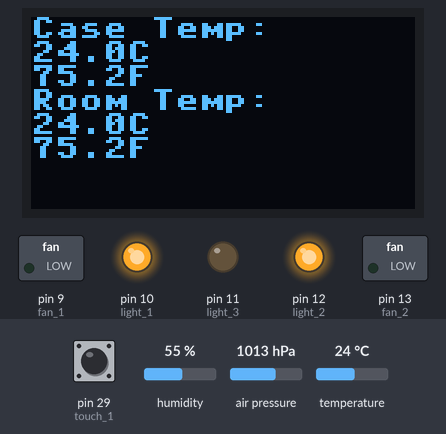
A program run on a simulated MicroPython board. On the bench: 128×64 one-colour display, switched loads named in the program (green lamp = pin HIGH), output pins drawn as LEDs (lit = HIGH). The test bench sets the inputs (shaded band); at power-on: temperature 24 °C, pin 29 (touch_1) HIGH, humidity 55 %, air pressure 1013 hPa. Library files of the repository ran but are not shown: bmp280.py, ssd1306.py; what the program prints to the serial console is not drawn.

Above: at 6.2 s.
At 7.3 s:
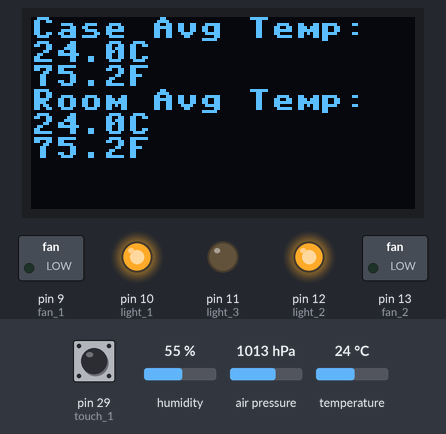
7.4 s: temperature set to 20.6 °C
At 8.5 s:
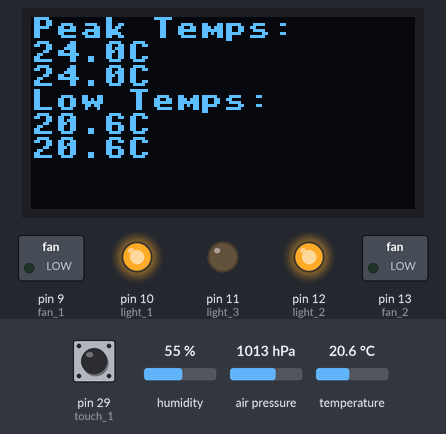
11.5 s: temperature set to 19.3 °C
At 16.0 s:
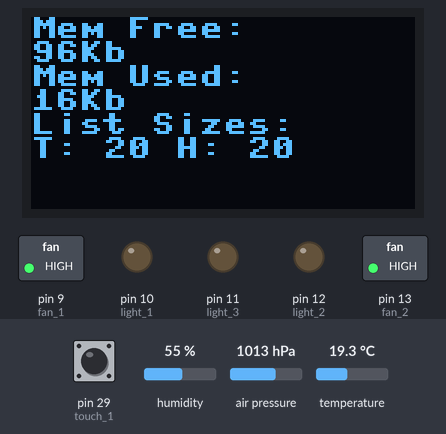
Timing chart, 0 to 17.5 s (numbered marks = the images above; inputs shaded):
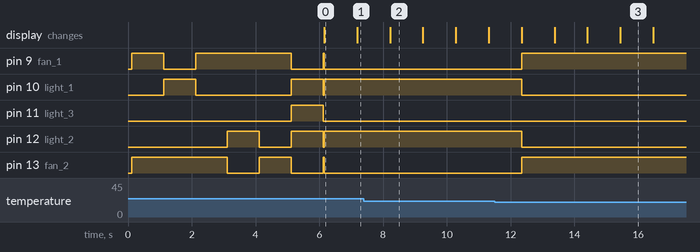

Measured:
- the behaviour switches between 20 and 19.9 °C on temperature (found by bisection; images 2 and 3)
- after the input at 11.5 s, pin 9 (fan_1), pin 13 (fan_2): LOW → HIGH after 0.85 s; pin 10 (light_1), pin 12 (light_2): HIGH → LOW after 0.85 s
- what the display in image 0 shows lasts 1.0 s, from 6.2 s to 7.2 s

The program:

tempmon_2.py
```python
from machine import Pin, SoftI2C, PWM
from bmp280 import BMP280
from ahtxx import AHT20
from time import sleep
import ssd1306
import gc

screeni2c = SoftI2C(sda=Pin(0), scl=Pin(1), freq=400000)
display = ssd1306.SSD1306_I2C(128, 64, screeni2c)

temp_in = SoftI2C(sda=Pin(2), scl=Pin(3), freq=400000)
aht_in = AHT20(temp_in)
bmp_in = BMP280(temp_in, addr=0x77)

temp_out = SoftI2C(sda=Pin(4), scl=Pin(5), freq=400000)
aht_out = AHT20(temp_out)
bmp_out = BMP280(temp_out, addr=0x77)

fan_1 = Pin(9, Pin.OUT)
fan_2 = Pin(13, Pin.OUT)

light_1 = Pin(10, Pin.OUT)
light_2 = Pin(12, Pin.OUT)
light_3 = Pin(11, Pin.OUT)

fan_1.value(1)
fan_2.value(1)

light_1.value(0)
light_2.value(0)
light_3.value(0)

# Limit list size to prevent memory overflow
MAX_AVG_SAMPLES = 100

temp_avg_in = []
hum_avg_in = []

temp_avg_out = []
hum_avg_out = []

peak_temp_in = 0
peak_temp_out = 0
peak_hum_in = 0
peak_hum_out = 0

low_temp_in = 1000
low_temp_out = 1000
low_hum_in = 1000
low_hum_out = 1000

fan_on_threshhold = 20
alt_fan_on_threshhold = 20

wait = 1.0  # Changed from 0.0001 to 1 second
time = 0

pos = 0

touch_1 = Pin(29, Pin.IN, Pin.PULL_UP)
touch_2 = Pin(28, Pin.IN, Pin.PULL_UP)

def change_state(pins, state):
    i = 0
    while i <= len(pins) - 1:
        pins[i].value(state)
        print("turning to ", state)
        i += 1

def scrprint(string, x, y):
    display.text(string, x, y, 1)

def screrase(string, x, y):
    display.text(string, x, y, 0)

def scrclear():
    display.fill(0)
    display.show()

def get_stat(aht, bmp, cur_peak_temp, cur_peak_hum, cur_low_temp, cur_low_hum):

    peak_temp = 0
    peak_hum = 0
    low_temp = 0
    low_hum = 0
    cur_temp = (aht.temperature + bmp.temperature) / 2
    cur_hum = aht.relative_humidity
    cur_pres = bmp.pressure / 100
    if cur_temp > float(cur_peak_temp):
        peak_temp = cur_temp
        peak_temp = round(peak_temp, 2)
    else:
        peak_temp = float(cur_peak_temp)


    if cur_hum > float(cur_peak_hum):
        peak_hum = cur_hum
        peak_hum = round(peak_hum, 2)
    else:
        peak_hum = float(cur_peak_hum)

    if cur_temp < float(cur_low_temp):
        low_temp = cur_temp
        low_temp = round(low_temp, 2)
    else:
        low_temp = float(cur_low_temp)


    if cur_hum < float(cur_low_hum):
        low_hum = cur_hum
        low_hum = round(low_hum, 2)
    else:
        low_hum = float(cur_low_hum)

    cur_temp = round(cur_temp, 2)
    cur_hum = round(cur_hum, 2)
    cur_pres = round(cur_pres, 2)
    return str(cur_temp), str(cur_hum), str(cur_pres), str(peak_temp), str(peak_hum), str(low_temp), str(low_hum)


def display_temperature():
    scrprint("Case Temp:", 0, 0)
    scrprint(temp_in + "C", 0, 8)
    scrprint(str((float(temp_in) * 1.8) + 32) + "F", 0, 16)
    scrprint("Room Temp:", 0, 24)
    scrprint(temp_out + "C", 0, 32)
    scrprint(str((float(temp_out) * 1.8) + 32) + "F", 0, 40)

def display_temp_avg():
    if len(temp_avg_in) > 0 and len(temp_avg_out) > 0:
        temp_trend_in = str(round(sum(temp_avg_in) / len(temp_avg_in), 2))
        temp_trend_out = str(round(sum(temp_avg_out) / len(temp_avg_out), 2))

        scrprint("Case Avg Temp:", 0, 0)
        scrprint(temp_trend_in + "C", 0, 8)
        scrprint(str(((float(temp_trend_in) * 1.8)+ 32)) + "F", 0, 16)
        scrprint("Room Avg Temp:", 0, 24)
        scrprint(temp_trend_out + "C", 0, 32)
        scrprint(str(((float(temp_trend_out) * 1.8) + 32)) + "F", 0, 40)
    else:
        scrprint("Collecting data...", 0, 0)

def display_humidity():
    scrprint("Case Humidity:", 0, 0)
    scrprint(hum_in + "%", 0, 8)
    scrprint("Room Humidity:", 0, 24)
    scrprint(hum_out + "%", 0, 32)

def display_hum_avg():
    if len(hum_avg_in) > 0 and len(hum_avg_out) > 0:
        hum_trend_in = str(round(sum(hum_avg_in) / len(hum_avg_in), 2))
        hum_trend_out = str(round(sum(hum_avg_out) / len(hum_avg_out), 2))

        scrprint("Case Avg Hum:", 0, 0)
        scrprint(hum_trend_in + "%", 0, 8)
        scrprint("Room Avg Hum:", 0, 24)
        scrprint(hum_trend_out + "%", 0, 32)
    else:
        scrprint("Collecting data...", 0, 0)

def display_peak_temp():
    scrprint("Peak Temps:", 0, 0)
    scrprint(peak_temp_in + "C", 0, 8)
    scrprint(peak_temp_out + "C", 0, 16)
    scrprint("Low Temps:", 0, 24)
    scrprint(low_temp_in + "C", 0, 32)
    scrprint(low_temp_out + "C", 0, 40)

def display_peak_hum():
    scrprint("Peak Hum:", 0, 0)
    scrprint(peak_hum_in + "%", 0, 8)
    scrprint(peak_hum_out + "%", 0, 16)
    scrprint("Low Hum:", 0, 24)
    scrprint(low_hum_in + "%", 0, 32)
    scrprint(low_hum_out + "%", 0, 40)

def display_pressure():
    scrprint("Pressure In:", 0, 0)
    scrprint(pres_in + "mb", 0, 8)
    scrprint("Pressure Out:", 0, 16)
    scrprint(pres_out + "mb", 0, 24)

def display_utility():
    unallocated_mem = str(gc.mem_free() // 1024)
    allocated_mem = str(gc.mem_alloc() // 1024)
    scrprint("Mem Free:", 0, 0)
    scrprint(unallocated_mem + "Kb", 0, 8)
    scrprint("Mem Used:", 0, 16)
    scrprint(allocated_mem + "Kb", 0, 24)
    scrprint("List Sizes:", 0, 32)
    scrprint(f"T: {len(temp_avg_out) + len(temp_avg_in)} H: {len(hum_avg_out) + len(hum_avg_in)}", 0, 40)

menu = [display_temperature, display_temp_avg, display_peak_temp, display_humidity, display_hum_avg, display_peak_hum, display_pressure, display_utility]

# Startup sequence
change_state((fan_1, fan_2), 1)
change_state((light_1, light_2, light_3), 0)
sleep(1)
change_state((fan_1,), 0)
change_state((light_1,), 1)
sleep(1)
change_state((fan_1,), 1)
change_state((light_1,), 0)
sleep(1)
change_state((fan_2,), 0)
change_state((light_2,), 1)
sleep(1)
change_state((fan_2,), 1)
change_state((light_2,), 0)
sleep(1)
change_state((fan_1, fan_2), 0)
change_state((light_1, light_2, light_3), 1)
sleep(1)
change_state((fan_1, fan_2), 1)
change_state((light_1, light_2, light_3), 0)

while True:
    temp_in, hum_in, pres_in, peak_temp_in, peak_hum_in, low_temp_in, low_hum_in = get_stat(aht_in, bmp_in, float(peak_temp_in), float(peak_hum_in), float(low_temp_in), float(low_hum_in))

    # Limit list size to prevent memory overflow
    temp_avg_in.append(float(temp_in))
    if len(temp_avg_in) > MAX_AVG_SAMPLES:
        temp_avg_in.pop(0)

    hum_avg_in.append(float(hum_in))
    if len(hum_avg_in) > MAX_AVG_SAMPLES:
        hum_avg_in.pop(0)

    temp_out, hum_out, pres_out, peak_temp_out, peak_hum_out, low_temp_out, low_hum_out = get_stat(aht_out, bmp_out, float(peak_temp_out), float(peak_hum_out), float(low_temp_out), float(low_hum_out))

    temp_avg_out.append(float(temp_out))
    if len(temp_avg_out) > MAX_AVG_SAMPLES:
        temp_avg_out.pop(0)

    hum_avg_out.append(float(hum_out))
    if len(hum_avg_out) > MAX_AVG_SAMPLES:
        hum_avg_out.pop(0)

    display.fill(0)
    menu[pos]()
    display.show()

    if float(temp_in) >= fan_on_threshhold:
        change_state((fan_1,), 0)
        change_state((light_1,), 1)
        print("turning fan one on")
    elif float(temp_in) <= fan_on_threshhold and fan_1.value() == 0:
        change_state((fan_1,), 1)
        change_state((light_1,), 0)
        print("turning fan one off")


    if float(temp_in) >= alt_fan_on_threshhold:
        change_state((fan_2,), 0)
        change_state((light_2,), 1)
        print("turning fan two on")
    elif float(temp_in) <= alt_fan_on_threshhold and fan_2.value() == 0:
        change_state((fan_2,), 1)
        change_state((light_2,), 0)
        print("turning fan two off")


    if touch_1.value() == 1:
        pos += 1
        if pos > len(menu) - 1:
            pos = len(menu) - 1

    print(time)
    time += 1

    # Run garbage collection periodically
    if time % 10 == 0:
        gc.collect()
        print(f"Memory free: {gc.mem_free()}")

    sleep(wait)
```

ahtxx.py
```python
import utime
from micropython import const


class AHT10:
    """Interface library for AHT10/AHT20 temperature+humidity sensors"""

    AHTX0_I2CADDR_DEFAULT = const(0x38)  # Default I2C address
    AHTX0_CMD_INITIALIZE = 0xE1  # Initialization command
    AHTX0_CMD_TRIGGER = const(0xAC)  # Trigger reading command
    AHTX0_CMD_SOFTRESET = const(0xBA)  # Soft reset command
    AHTX0_STATUS_BUSY = const(0x80)  # Status bit for busy
    AHTX0_STATUS_CALIBRATED = const(0x08)  # Status bit for calibrated

    def __init__(self, i2c, address=AHTX0_I2CADDR_DEFAULT):
        utime.sleep_ms(20)  # 20ms delay to wake up
        self._i2c = i2c
        self._address = address
        self._buf = bytearray(6)
        self.reset()
        if not self.initialize():
            raise RuntimeError("Could not initialize")
        self._temp = None
        self._humidity = None

    def reset(self):
        """Perform a soft-reset of the AHT"""
        self._buf[0] = self.AHTX0_CMD_SOFTRESET
        self._i2c.writeto(self._address, self._buf[0:1])
        utime.sleep_ms(20)  # 20ms delay to wake up

    def initialize(self):
        """Ask the sensor to self-initialize. Returns True on success, False otherwise"""
        self._buf[0] = self.AHTX0_CMD_INITIALIZE
        self._buf[1] = 0x08
        self._buf[2] = 0x00
        self._i2c.writeto(self._address, self._buf[0:3])
        self._wait_for_idle()
        if not self.status & self.AHTX0_STATUS_CALIBRATED:
            return False
        return True

    @property
    def status(self):
        """The status byte initially returned from the sensor, see datasheet for details"""
        self._read_to_buffer()
        return self._buf[0]

    @property
    def relative_humidity(self):
        """The measured relative humidity in percent."""
        self._perform_measurement()
        self._humidity = (
            (self._buf[1] << 12) | (self._buf[2] << 4) | (self._buf[3] >> 4)
        )
        self._humidity = (self._humidity * 100) / 0x100000
        return self._humidity

    @property
    def temperature(self):
        """The measured temperature in degrees Celcius."""
        self._perform_measurement()
        self._temp = ((self._buf[3] & 0xF) << 16) | (self._buf[4] << 8) | self._buf[5]
        self._temp = ((self._temp * 200.0) / 0x100000) - 50
        return self._temp

    def _read_to_buffer(self):
        """Read sensor data to buffer"""
        self._i2c.readfrom_into(self._address, self._buf)

    def _trigger_measurement(self):
        """Internal function for triggering the AHT to read temp/humidity"""
        self._buf[0] = self.AHTX0_CMD_TRIGGER
        self._buf[1] = 0x33
        self._buf[2] = 0x00
        self._i2c.writeto(self._address, self._buf[0:3])

    def _wait_for_idle(self):
        """Wait until sensor can receive a new command"""
        while self.status & self.AHTX0_STATUS_BUSY:
            utime.sleep_ms(5)

    def _perform_measurement(self):
        """Trigger measurement and write result to buffer"""
        self._trigger_measurement()
        self._wait_for_idle()
        self._read_to_buffer()


class AHT20(AHT10):
    AHTX0_CMD_INITIALIZE = 0xBE  # Calibration command
```
